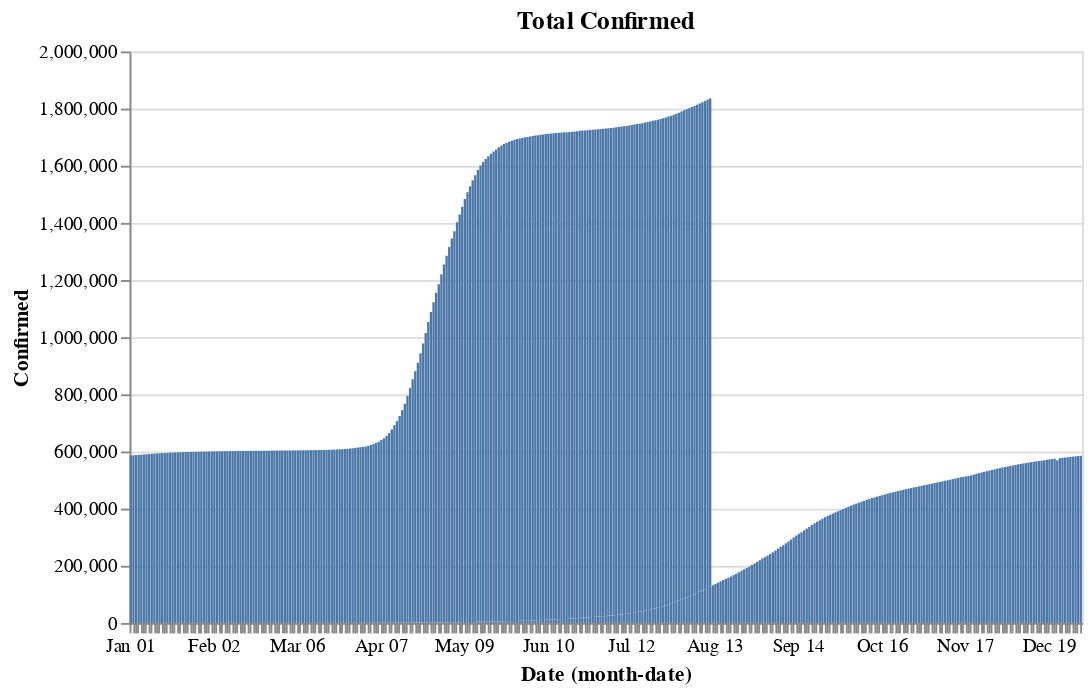

Notebook cell for this chart:
### Code cell
base = alt.Chart(uk).mark_bar().encode(
    x='monthdate(Date):O',
).properties(
    width=500
)
red=alt.value("#f54242")
base.encode(y='Confirmed').properties(title='Total Confirmed')

### Figure 1 — Vega-Lite specification as saved in the notebook (floating-point values rounded to 4 significant figures; data arrays with more than 128 entries replaced by an {"elided": "..."} marker saying what was removed)
{"config": {"view": {"continuousWidth": 300, "continuousHeight": 300}}, "data": {"name": "data-e4b79a38541ae744fa742dde66501560"}, "mark": {"type": "bar"}, "encoding": {"x": {"field": "Date", "timeUnit": "monthdate", "type": "ordinal"}, "y": {"field": "Confirmed", "type": "quantitative"}}, "title": "Total Confirmed", "width": 500, "$schema": "https://vega.github.io/schema/vega-lite/v5.8.0.json", "datasets": {"data-e4b79a38541ae744fa742dde66501560": {"elided": "526 records"}}}
